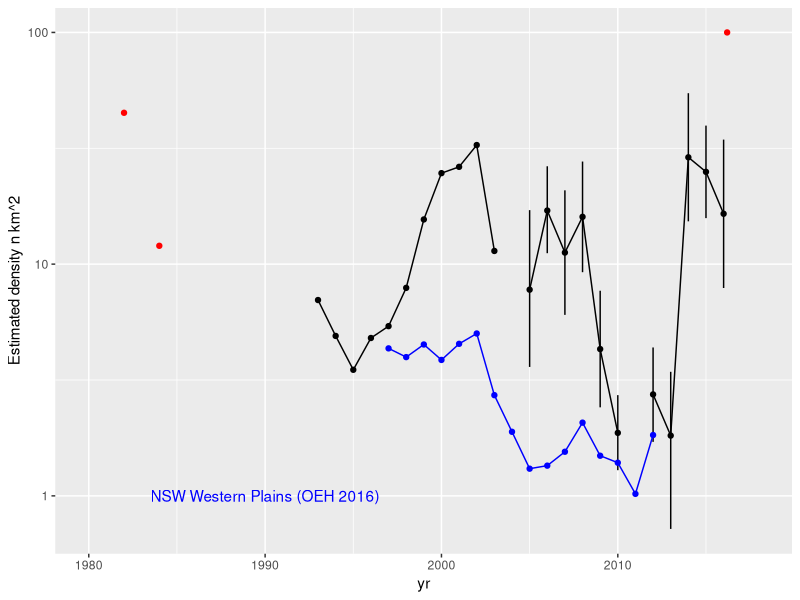

The R script that drew this image:
##### Assorted density estimates for Western Grey Kangaroo #####
library(tidyverse)

# data entry from Taylor and Pegler (2016 Appendix 13, Pine Plains section) ----
yr <- 1993:2016
d_km2 <- c(7, 4.9, 3.5, 4.8, 5.4, 7.9, 15.59, 24.7, 26.3, 32.66, 11.4, NA, 7.76, 17.03, 11.22, 16, 4.3, 1.87, NA, 2.74, 1.82, 28.91, 25.02, 16.5)
d_CV <- c(rep(NA, 12), 38.15, 24.2, 30.42, 25.78, 30, 19, NA, 24, 39.77, 27, 
          23, 33)
l_CI <- c(rep(NA, 12), 3.6, 11.15, 6.04, 9.23, 2.41, 1.29, NA, 1.71, 0.72, 15.3,
          15.8, 7.89)
u_CI <- c(rep(NA, 12), 17.1, 26.45, 20.82, 27.72, 7.68, 2.72, NA, 4.37, 3.43,
          54.66, 39.63, 34.47)

# combine data
tp_wgk <- tibble(yr, d_km2, d_CV, l_CI, u_CI)

rm(yr, d_km2, d_CV, l_CI, u_CI)

# OEH data for western plains ----
yr <- 1997:2012
d_km2 <- c(4.33, 3.97, 4.5, 3.86, 4.53, 5.02, 2.72, 1.89, 1.31, 1.35, 1.55, 
           2.07, 1.49, 1.39, 1.02, 1.83)

oeh_wgk <- tibble(yr, d_km2)

rm(yr, d_km2)

# other sources ----
Cheal86 <- tibble(yr = c(1982, 1984), d_km2 = c(45, 12))
NESP <- tibble(yr = 2016.2, d_km2 = 100)

#Thackaringa <- 

# plot data ----
ggplot(tp_wgk, aes(yr, d_km2)) + ylim(0,110) + xlim(1980,2018) +
  geom_linerange(data = tp_wgk, aes(ymin = l_CI, ymax = u_CI)) + 
  scale_y_log10() +
  geom_point() + geom_line() + 
  geom_point(data = NESP, aes(yr, d_km2), colour = "red") +
  geom_point(data = Cheal86, aes(yr, d_km2), colour = "red") + 
  geom_line(data = oeh_wgk, mapping = aes(yr, d_km2), colour = "blue") +
  geom_point(data = oeh_wgk, mapping = aes(yr, d_km2), colour = "blue") +
  labs(y = "Estimated density n km^2") +
  annotate("text", x = 1990, y = 1, label = "NSW Western Plains (OEH 2016)",
           color = "blue")



